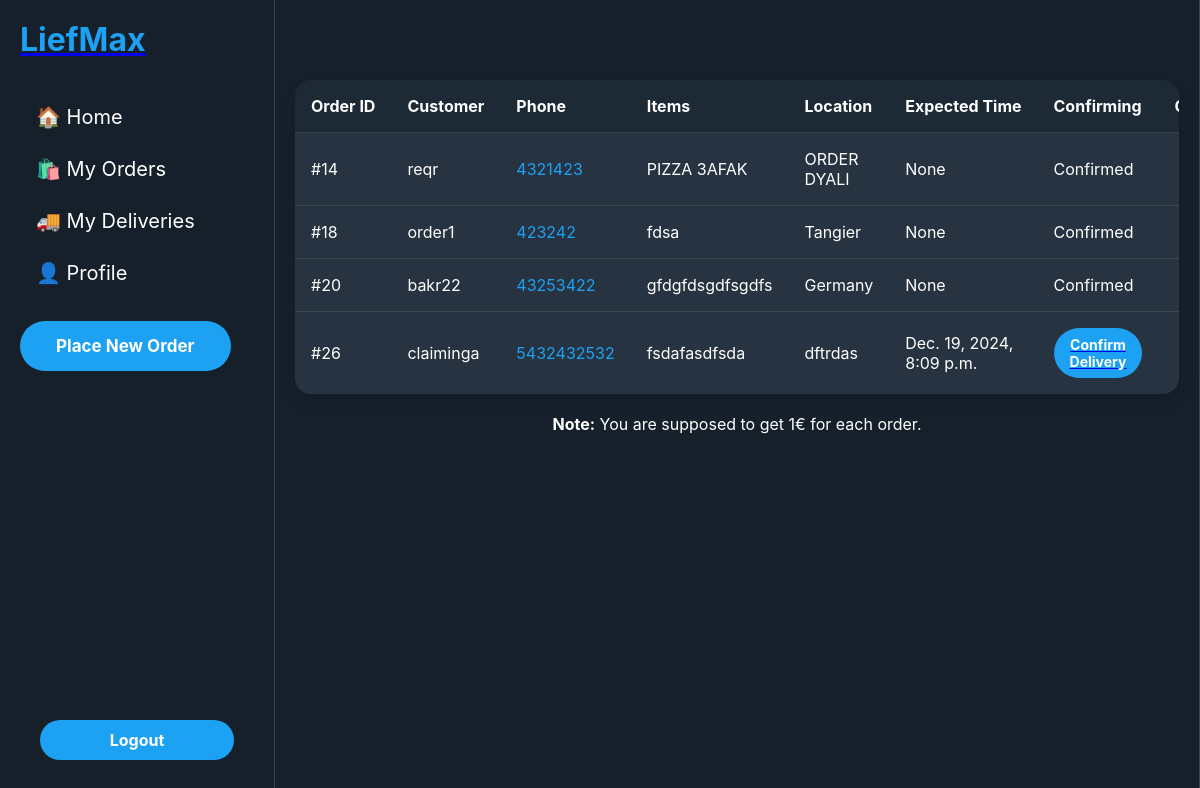
The page /deliveries/ (signed in) on the database as committed earlier.
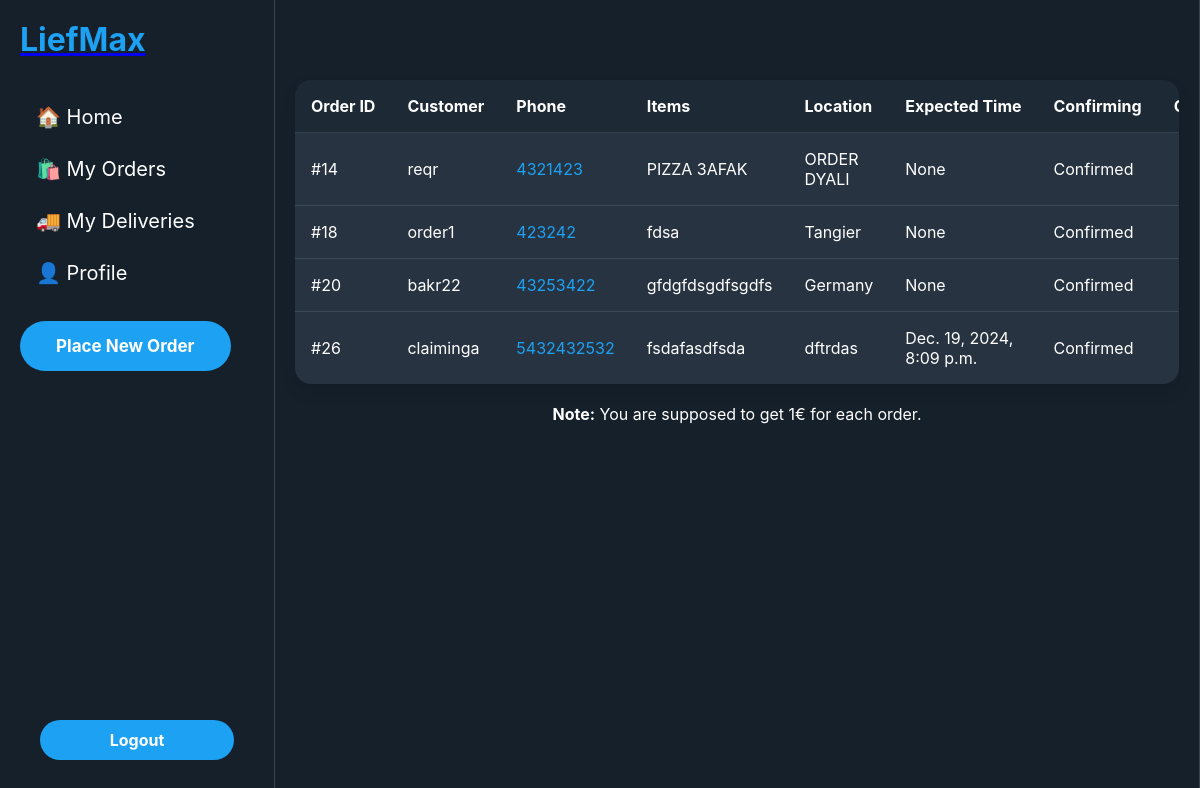
The same page on the database as committed later.
### orders/models.py (models this page shows, shortened)
class Order(models.Model):
    CATEGORY_CHOICES = [
        ('groceries', 'Groceries'),
        ('food', 'Food'),
        ('other', 'Other')
    ]
    user = models.ForeignKey(User, on_delete=models.CASCADE, related_name='orders')
    location = models.CharField(max_length=255)
    items = models.TextField()
    preferred_delivery_time = models.TimeField()
    category = models.CharField(max_length=20, choices=CATEGORY_CHOICES)
    is_claimed = models.BooleanField(default=False)
    delivery_agent = models.ForeignKey(User, null=True, blank=True, on_delete=models.SET_NULL, related_name='deliveries')
    created_at = models.DateTimeField(auto_now_add=True)
    is_confirmed = models.BooleanField(default=False)
    is_delivery_agent_confirmed = models.BooleanField(default=False)
    is_canceled = models.BooleanField(default=False)
    cancellation_reason = models.CharField(max_length=255, null=True, blank=True)
    expected_delivery_time = models.DateTimeField(null=True, blank=True)

class Profile(models.Model):
    user = models.OneToOneField(User, on_delete=models.CASCADE, related_name='profile')
    phone_number = models.CharField(max_length=15, blank=True, null=True)
    expected_delivery_time = models.TimeField(blank=True, null=True)

### orders/views.py (the view)
# urls.py: path('deliveries/', views.deliveries, name='deliveries'),
def deliveries(request):
    if not request.user.is_authenticated:
        messages.error(request, "You need to log in to see your deliveries.")
        return redirect(f"{reverse('login')}?next={request.path}")
    claimed_orders = Order.objects.filter(delivery_agent=request.user)
    return render(request, 'orders/deliveries.html', {'claimed_orders': claimed_orders})

### orders/templates/orders/deliveries.html (shortened to what this page needs)
{% extends 'base.html' %}
{% load static %}
{% block content %}
{% load static %}
<!DOCTYPE html>
<html lang="en">
<head>
</head>
<body>
    <div class="main-content">
        <div class="deliveries-container">
            {% if claimed_orders %}
            <table class="deliveries-table">
                <thead>
                    <tr>
                        <th>Order ID</th>
                        <th>Customer</th>
                        <th>Phone</th>
                        <th>Items</th>
                        <th>Location</th>
                        <th>Expected Time</th>
                        <th>Confirming</th>
                        <th>Cancelling</th>
                    </tr>
                </thead>
                <tbody>
                    {% for order in claimed_orders %}
                    <tr>
                        <td>#{{ order.id }}</td>
                        <td>{{ order.user.username }}</td>
                        <td>
                            {% if order.user.profile.phone_number %}
                                <a href="tel:{{ order.user.profile.phone_number }}" class="contact-info">
                                    {{ order.user.profile.phone_number }}
                                </a>
                            {% else %}
                                <span style="color: var(--twitter-light-gray)">N/A</span>
                            {% endif %}
                        </td>
                        <td>{{ order.items }}</td>
                        <td>{{ order.location }}</td>
                        <td>{{ order.expected_delivery_time }}</td>
                        <td>
                            {% if order.delivery_agent == request.user and not order.is_delivery_agent_confirmed %}
                                <a href="{% url 'confirm_delivery_agent' order.id %}">
                                    <div class="mobile-auth-buttons">
                                        <button class="mobile-auth-button register">Confirm Delivery</button>
                                    </div>
                                </a>
                            {% elif order.is_delivery_agent_confirmed %}
                                <span>Confirmed</span>
                            {% endif %}
                        </td>
                        <td>
                            {% if order.delivery_agent == user and not order.is_delivery_agent_confirmed %}
                                <a href="{% url 'confirm_cancel_order' order.id %}" class="cancel-link">
                                    <div class="mobile-auth-buttons">
                                    </div>
                                </a>
                            {% endif %}
                        </td>
                    </tr>
                    {% endfor %}
                </tbody>
            </table>
            {% else %}
            <div class="empty-state">
                <h2>No deliveries yet</h2>
                <p>You haven't claimed any orders for delivery yet.</p>
            </div>
            {% endif %}
        </div>
        <br>
        <center>
            <p><b>Note:</b> You are supposed to get 1€ for each order.</p>
        </center>
    </div>
</body>
</html>
{% endblock %}

Rows that differ between the two databases and show on the page:
changed Order "fsdafasdfsda": is_delivery_agent_confirmed "Confirm Delivery" → "Confirmed"
